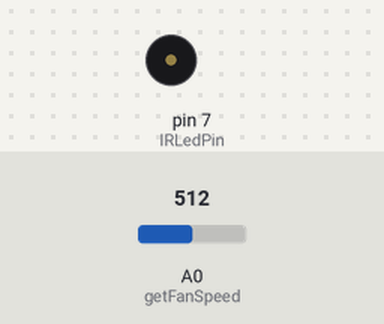
A sketch run on a simulated Arduino Uno, built with avr-gcc and run on an emulated ATmega328P. Parts: buzzer (waves = sounding). Inputs (shaded band) come from the test bench; at power-on: A0 (getFanSpeed) = 512. What the sketch prints to the serial monitor is not drawn.

Above: at 1.3 s.
1.4 s: A0 (getFanSpeed) set to 716
Timing chart, 0 to 4.4 s (numbered marks = the images above; inputs shaded):
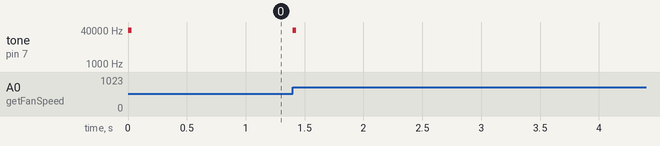

The sketch:

Sender.ino
```cpp
#define IRBitLength 10
#define bit0 560 // bit 0 space threshold (microseconds)
#define bit1 1120 // bit 1 space threshold (microseconds)

int frequency = 38000, IRLedPin = 7, address = 215;
int fanSpeed = -1e9;
bool debug = true;

void setup() {
  Serial.begin(9600);
  pinMode(IRLedPin, OUTPUT);
}

void debugLog(String title, int value) {
  Serial.print(title);
  Serial.println(value);
}

void IRLedOn() {
  tone(IRLedPin, frequency);
}

void IRLedOff() {
  noTone(IRLedPin);
}

void space(int microseconds) {
  IRLedOff();
  delayMicroseconds(microseconds);
}

void sendData(int bits[]) {
  IRLedOn();
  delay(9);
  space(4.5 * 1e3);

  if(debug) {
    Serial.print("Bits: ");
    for(int i = 0; i < IRBitLength; i++) {
      Serial.print(bits[i]);
    }
    Serial.println();
  }
  for(int i = 0; i < IRBitLength; i++) {
    IRLedOn();
    delayMicroseconds(560);
    if(bits[i] == 1) {
      space(bit1);
    }
    else {
      space(bit0);
    }
  }
  IRLedOn();
  delayMicroseconds(560);
  IRLedOff();
}

int getFanSpeed() {
  int fanAnalog = analogRead(A0);
  return int(float(fanAnalog) / 1023 * 254);
}

void convertIntToBits(int bits[], int value, int i) {
  if(debug) {
    debugLog("Value: ", value);
  }
  if(value < 0) {
    bits[i - 11] = 1;
    value = -value;
  }

  while(value > 0) {
    bits[i] = value % 2;
    value = value / 2;
    i -= 1;
  }
}

void loop() {
  int newFanSpeed = getFanSpeed();
  if(!(abs(newFanSpeed - fanSpeed) >= 20 && fanSpeed != -1e9))
    return;
  int bits[IRBitLength];
  for(int i = 0; i < IRBitLength; i++)
    bits[i] = 0;
  convertIntToBits(bits, newFanSpeed, 9);
  sendData(bits);
  fanSpeed = newFanSpeed;
  delay(500);
}
```

Measured:
- after the input at 1.4 s, tone on pin 7 (IRLedPin): silent → 38000 Hz at once, → silent 0.03 s later
